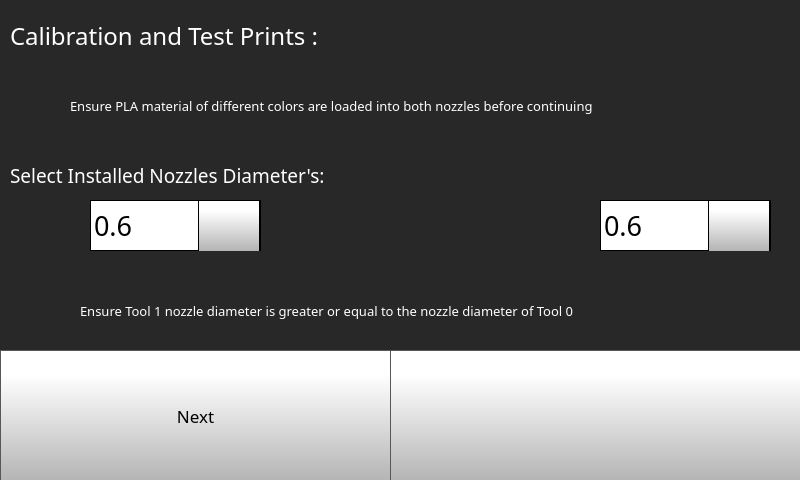
<?xml version="1.0" encoding="UTF-8"?>
<ui version="4.0">
 <class>Form</class>
 <widget class="QWidget" name="Form">
  <property name="geometry">
   <rect>
    <x>0</x>
    <y>0</y>
    <width>800</width>
    <height>480</height>
   </rect>
  </property>
  <property name="minimumSize">
   <size>
    <width>800</width>
    <height>480</height>
   </size>
  </property>
  <property name="maximumSize">
   <size>
    <width>800</width>
    <height>480</height>
   </size>
  </property>
  <property name="windowTitle">
   <string>Form</string>
  </property>
  <widget class="QStackedWidget" name="stackedWidget">
   <property name="geometry">
    <rect>
     <x>0</x>
     <y>0</y>
     <width>800</width>
     <height>480</height>
    </rect>
   </property>
   <property name="minimumSize">
    <size>
     <width>800</width>
     <height>480</height>
    </size>
   </property>
   <property name="maximumSize">
    <size>
     <width>800</width>
     <height>480</height>
    </size>
   </property>
   <property name="autoFillBackground">
    <bool>false</bool>
   </property>
   <property name="styleSheet">
    <string notr="true">
background-color: rgb(40, 40, 40);
</string>
   </property>
   <property name="currentIndex">
    <number>1</number>
   </property>
   <widget class="QWidget" name="testPrintPage2">
    <widget class="QPushButton" name="testPrintsCancelButton">
     <property name="geometry">
      <rect>
       <x>0</x>
       <y>410</y>
       <width>801</width>
       <height>71</height>
      </rect>
     </property>
     <property name="minimumSize">
      <size>
       <width>0</width>
       <height>0</height>
      </size>
     </property>
     <property name="font">
      <font>
       <family>Gotham Light</family>
       <pointsize>13</pointsize>
      </font>
     </property>
     <property name="styleSheet">
      <string notr="true">QPushButton {
     border: 1px solid rgb(87, 87, 87);
	background-color: qlineargradient(spread:pad, x1:0, y1:1, x2:0, y2:0.188, stop:0 rgba(180, 180, 180, 255), stop:1 rgba(255, 255, 255, 255));


}

QPushButton:pressed {
    background-color: qlineargradient(x1: 0, y1: 0, x2: 0, y2: 1,
                                      stop: 0 #dadbde, stop: 1 #f6f7fa);
}

QPushButton:flat {
    border: none; /* no border for a flat push button */
}

QPushButton:default {
    border-color: navy; /* make the default button prominent */
}</string>
     </property>
     <property name="text">
      <string>Cancel</string>
     </property>
     <property name="iconSize">
      <size>
       <width>50</width>
       <height>50</height>
      </size>
     </property>
     <property name="checkable">
      <bool>false</bool>
     </property>
     <property name="autoDefault">
      <bool>false</bool>
     </property>
     <property name="default">
      <bool>false</bool>
     </property>
     <property name="flat">
      <bool>false</bool>
     </property>
    </widget>
    <widget class="QLabel" name="tool0Label_30">
     <property name="geometry">
      <rect>
       <x>1</x>
       <y>21</y>
       <width>50</width>
       <height>50</height>
      </rect>
     </property>
     <property name="font">
      <font>
       <family>Gotham Medium</family>
       <pointsize>14</pointsize>
       <bold>false</bold>
       <underline>false</underline>
       <strikeout>false</strikeout>
      </font>
     </property>
     <property name="styleSheet">
      <string notr="true">
   color:  white;</string>
     </property>
     <property name="text">
      <string/>
     </property>
     <property name="pixmap">
      <pixmap resource="../../resources/resource.qrc">:/Icons/img/icons/exclamation-mark.png</pixmap>
     </property>
     <property name="scaledContents">
      <bool>true</bool>
     </property>
    </widget>
    <widget class="QPushButton" name="singleNozzlePrintButton">
     <property name="geometry">
      <rect>
       <x>0</x>
       <y>280</y>
       <width>801</width>
       <height>70</height>
      </rect>
     </property>
     <property name="minimumSize">
      <size>
       <width>0</width>
       <height>70</height>
      </size>
     </property>
     <property name="font">
      <font>
       <family>Gotham</family>
       <pointsize>13</pointsize>
      </font>
     </property>
     <property name="styleSheet">
      <string notr="true">QPushButton {
     border: 1px solid rgb(87, 87, 87);
	background-color: qlineargradient(spread:pad, x1:0, y1:1, x2:0, y2:0.188, stop:0 rgba(180, 180, 180, 255), stop:1 rgba(255, 255, 255, 255));


}

QPushButton:pressed {
    background-color: qlineargradient(x1: 0, y1: 0, x2: 0, y2: 1,
                                      stop: 0 #dadbde, stop: 1 #f6f7fa);
}

QPushButton:flat {
    border: none; /* no border for a flat push button */
}

QPushButton:default {
    border-color: navy; /* make the default button prominent */
}

QPushButton:focus {
	outline: none;
}</string>
     </property>
     <property name="text">
      <string>Single Nozzle Test Print</string>
     </property>
     <property name="iconSize">
      <size>
       <width>40</width>
       <height>40</height>
      </size>
     </property>
    </widget>
    <widget class="QPushButton" name="movementTestPrintButton">
     <property name="geometry">
      <rect>
       <x>0</x>
       <y>217</y>
       <width>801</width>
       <height>70</height>
      </rect>
     </property>
     <property name="minimumSize">
      <size>
       <width>0</width>
       <height>70</height>
      </size>
     </property>
     <property name="font">
      <font>
       <family>Gotham</family>
       <pointsize>13</pointsize>
      </font>
     </property>
     <property name="styleSheet">
      <string notr="true">QPushButton {
     border: 1px solid rgb(87, 87, 87);
	background-color: qlineargradient(spread:pad, x1:0, y1:1, x2:0, y2:0.188, stop:0 rgba(180, 180, 180, 255), stop:1 rgba(255, 255, 255, 255));


}

QPushButton:pressed {
    background-color: qlineargradient(x1: 0, y1: 0, x2: 0, y2: 1,
                                      stop: 0 #dadbde, stop: 1 #f6f7fa);
}

QPushButton:flat {
    border: none; /* no border for a flat push button */
}

QPushButton:default {
    border-color: navy; /* make the default button prominent */
}

QPushButton:focus {
	outline: none;
}</string>
     </property>
     <property name="text">
      <string>Movement Stress Test</string>
     </property>
     <property name="iconSize">
      <size>
       <width>40</width>
       <height>40</height>
      </size>
     </property>
    </widget>
    <widget class="QPushButton" name="dualCaliberationPrintButton">
     <property name="geometry">
      <rect>
       <x>1</x>
       <y>80</y>
       <width>801</width>
       <height>70</height>
      </rect>
     </property>
     <property name="minimumSize">
      <size>
       <width>0</width>
       <height>70</height>
      </size>
     </property>
     <property name="font">
      <font>
       <family>Gotham</family>
       <pointsize>13</pointsize>
      </font>
     </property>
     <property name="styleSheet">
      <string notr="true">QPushButton {
     border: 1px solid rgb(87, 87, 87);
	background-color: qlineargradient(spread:pad, x1:0, y1:1, x2:0, y2:0.188, stop:0 rgba(180, 180, 180, 255), stop:1 rgba(255, 255, 255, 255));


}

QPushButton:pressed {
    background-color: qlineargradient(x1: 0, y1: 0, x2: 0, y2: 1,
                                      stop: 0 #dadbde, stop: 1 #f6f7fa);
}

QPushButton:flat {
    border: none; /* no border for a flat push button */
}

QPushButton:default {
    border-color: navy; /* make the default button prominent */
}

QPushButton:focus {
	outline: none;
}</string>
     </property>
     <property name="text">
      <string>Dual Calibration Print</string>
     </property>
     <property name="iconSize">
      <size>
       <width>40</width>
       <height>40</height>
      </size>
     </property>
    </widget>
    <widget class="QLabel" name="calibrateLabel_2">
     <property name="geometry">
      <rect>
       <x>61</x>
       <y>-9</y>
       <width>731</width>
       <height>96</height>
      </rect>
     </property>
     <property name="font">
      <font>
       <family>Gotham</family>
       <pointsize>10</pointsize>
       <bold>false</bold>
      </font>
     </property>
     <property name="styleSheet">
      <string notr="true">color: rgb(255, 255, 255);</string>
     </property>
     <property name="text">
      <string>Ensure PLA material of different colors are loaded into both nozzles before continuing </string>
     </property>
     <property name="scaledContents">
      <bool>false</bool>
     </property>
     <property name="wordWrap">
      <bool>true</bool>
     </property>
    </widget>
    <widget class="QPushButton" name="dualNozzlePrintButton">
     <property name="geometry">
      <rect>
       <x>0</x>
       <y>343</y>
       <width>801</width>
       <height>70</height>
      </rect>
     </property>
     <property name="minimumSize">
      <size>
       <width>0</width>
       <height>70</height>
      </size>
     </property>
     <property name="font">
      <font>
       <family>Gotham</family>
       <pointsize>13</pointsize>
      </font>
     </property>
     <property name="styleSheet">
      <string notr="true">QPushButton {
     border: 1px solid rgb(87, 87, 87);
	background-color: qlineargradient(spread:pad, x1:0, y1:1, x2:0, y2:0.188, stop:0 rgba(180, 180, 180, 255), stop:1 rgba(255, 255, 255, 255));


}

QPushButton:pressed {
    background-color: qlineargradient(x1: 0, y1: 0, x2: 0, y2: 1,
                                      stop: 0 #dadbde, stop: 1 #f6f7fa);
}

QPushButton:flat {
    border: none; /* no border for a flat push button */
}

QPushButton:default {
    border-color: navy; /* make the default button prominent */
}

QPushButton:focus {
	outline: none;
}</string>
     </property>
     <property name="text">
      <string>Dual Nozzle Test Print</string>
     </property>
     <property name="iconSize">
      <size>
       <width>40</width>
       <height>40</height>
      </size>
     </property>
    </widget>
    <widget class="QPushButton" name="bedLevelPrintButton">
     <property name="geometry">
      <rect>
       <x>0</x>
       <y>148</y>
       <width>811</width>
       <height>70</height>
      </rect>
     </property>
     <property name="minimumSize">
      <size>
       <width>0</width>
       <height>70</height>
      </size>
     </property>
     <property name="font">
      <font>
       <family>Gotham</family>
       <pointsize>13</pointsize>
      </font>
     </property>
     <property name="styleSheet">
      <string notr="true">QPushButton {
     border: 1px solid rgb(87, 87, 87);
	background-color: qlineargradient(spread:pad, x1:0, y1:1, x2:0, y2:0.188, stop:0 rgba(180, 180, 180, 255), stop:1 rgba(255, 255, 255, 255));


}

QPushButton:pressed {
    background-color: qlineargradient(x1: 0, y1: 0, x2: 0, y2: 1,
                                      stop: 0 #dadbde, stop: 1 #f6f7fa);
}

QPushButton:flat {
    border: none; /* no border for a flat push button */
}

QPushButton:default {
    border-color: navy; /* make the default button prominent */
}

QPushButton:focus {
	outline: none;
}</string>
     </property>
     <property name="text">
      <string>Bed Leveling Print</string>
     </property>
     <property name="iconSize">
      <size>
       <width>40</width>
       <height>40</height>
      </size>
     </property>
    </widget>
   </widget>
   <widget class="QWidget" name="testPrintPage1">
    <widget class="QComboBox" name="testPrintsTool1SizeComboBox_6">
     <property name="geometry">
      <rect>
       <x>600</x>
       <y>200</y>
       <width>171</width>
       <height>51</height>
      </rect>
     </property>
     <property name="font">
      <font>
       <family>Gotham</family>
       <pointsize>20</pointsize>
      </font>
     </property>
     <property name="styleSheet">
      <string notr="true"> QScrollBar:vertical {
     border: 1px solid black;
border-radius: 5px;
    background-color: rgb(40,40,40);
     width: 60px;
     margin: 67px 0 67px 0;
 }

/* Sets up the color and height of handle */
QScrollBar::handle:vertical {
border-radius: 5px;
background: qlineargradient(spread:pad, x1:0, y1:1, x2:0, y2:0.188, stop:0 rgba(180, 180, 180, 255), stop:1 rgba(255, 255, 255, 255));
min-height: 7px;
}


QScrollBar::add-line:vertical {
     border: 1px solid black;
background: qlineargradient(spread:pad, x1:0, y1:1, x2:0, y2:0.188, stop:0 rgba(180, 180, 180, 255), stop:1 rgba(255, 255, 255, 255));
     height:65px;
border-radius: 5px;
     subcontrol-position: bottom;
     subcontrol-origin: margin;
 }

 QScrollBar::sub-line:vertical {
     border: 1px solid black;
background: qlineargradient(spread:pad, x1:0, y1:1, x2:0, y2:0.188, stop:0 rgba(180, 180, 180, 255), stop:1 rgba(255, 255, 255, 255));
     height: 65px;
border-radius: 5px;
     subcontrol-position: top;
     subcontrol-origin: margin;
 }

QScrollBar::up-arrow:vertical {
 image: url(:/Navigation/img/Navigation/arrows.png);
    width: 40px;
    height: 40px;
 padding: 5px;
 }
QScrollBar::down-arrow:vertical {
 image: url(:/Navigation/img/Navigation/arrows-5.png);
    width: 40px;
    height: 40px;
 padding: 5px;
 }

/* need this to get rid of crosshatching on scrollbar background */
QScrollBar::add-page:vertical, QScrollBar::sub-page:vertical {
background: none;
}

QComboBox {
border: 1px solid black;
    padding: 0px 18px 0px 3px;
    min-width: 6em;

}

QComboBox::item {
	color: rgb(0, 0, 0);
}

QComboBox:editable {
    background: white;
}

QComboBox:!editable, QComboBox::drop-down:editable {
background: white;
}

/* QComboBox gets the &quot;on&quot; state when the popup is open */
QComboBox:!editable:on, QComboBox::drop-down:editable:on {
background: white;
}


QComboBox::drop-down {
border-left: 1px solid black;
border-right: 1px solid black;
	background-color: qlineargradient(spread:pad, x1:0, y1:1, x2:0, y2:0.188, stop:0 rgba(180, 180, 180, 255), stop:1 rgba(255, 255, 255, 255));
    width: 60px;
     height: 50px;

}

QComboBox::down-arrow {

image: url(:/Navigation/img/Navigation/arrows-5.png);
width: 30px;
height: 30px;

}


QComboBox QAbstractItemView {
    selection-background-color: rgb(40, 40, 40);
    background: white;
}</string>
     </property>
     <property name="editable">
      <bool>false</bool>
     </property>
     <property name="maxVisibleItems">
      <number>8</number>
     </property>
     <property name="iconSize">
      <size>
       <width>30</width>
       <height>30</height>
      </size>
     </property>
     <item>
      <property name="text">
       <string>0.6</string>
      </property>
     </item>
     <item>
      <property name="text">
       <string>0.4</string>
      </property>
     </item>
     <item>
      <property name="text">
       <string>0.8</string>
      </property>
     </item>
    </widget>
    <widget class="QLabel" name="tool0Label_28">
     <property name="geometry">
      <rect>
       <x>31</x>
       <y>208</y>
       <width>50</width>
       <height>50</height>
      </rect>
     </property>
     <property name="font">
      <font>
       <family>Gotham Medium</family>
       <pointsize>14</pointsize>
       <bold>false</bold>
       <underline>false</underline>
       <strikeout>false</strikeout>
      </font>
     </property>
     <property name="styleSheet">
      <string notr="true">
   color:  white;
</string>
     </property>
     <property name="text">
      <string/>
     </property>
     <property name="pixmap">
      <pixmap resource="../../resources/resource.qrc">:/Icons/img/icons/Nozzle.png</pixmap>
     </property>
     <property name="scaledContents">
      <bool>true</bool>
     </property>
    </widget>
    <widget class="QLabel" name="tool0Label_29">
     <property name="geometry">
      <rect>
       <x>20</x>
       <y>290</y>
       <width>50</width>
       <height>50</height>
      </rect>
     </property>
     <property name="font">
      <font>
       <family>Gotham Medium</family>
       <pointsize>14</pointsize>
       <bold>false</bold>
       <underline>false</underline>
       <strikeout>false</strikeout>
      </font>
     </property>
     <property name="styleSheet">
      <string notr="true">
   color:  white;</string>
     </property>
     <property name="text">
      <string/>
     </property>
     <property name="pixmap">
      <pixmap resource="../../resources/resource.qrc">:/Icons/img/icons/exclamation-mark.png</pixmap>
     </property>
     <property name="scaledContents">
      <bool>true</bool>
     </property>
    </widget>
    <widget class="QLabel" name="calibrateLabel_57">
     <property name="geometry">
      <rect>
       <x>70</x>
       <y>75</y>
       <width>721</width>
       <height>61</height>
      </rect>
     </property>
     <property name="font">
      <font>
       <family>Gotham</family>
       <pointsize>10</pointsize>
       <bold>false</bold>
      </font>
     </property>
     <property name="styleSheet">
      <string notr="true">color: rgb(255, 255, 255);</string>
     </property>
     <property name="text">
      <string>Ensure PLA material of different colors are loaded into both nozzles before continuing </string>
     </property>
     <property name="scaledContents">
      <bool>false</bool>
     </property>
     <property name="wordWrap">
      <bool>true</bool>
     </property>
    </widget>
    <widget class="QLabel" name="calibrateLabel_36">
     <property name="geometry">
      <rect>
       <x>10</x>
       <y>20</y>
       <width>469</width>
       <height>31</height>
      </rect>
     </property>
     <property name="font">
      <font>
       <family>Gotham</family>
       <pointsize>18</pointsize>
       <bold>false</bold>
      </font>
     </property>
     <property name="styleSheet">
      <string notr="true">color: rgb(255, 255, 255);</string>
     </property>
     <property name="text">
      <string>Calibration and Test Prints :</string>
     </property>
    </widget>
    <widget class="QPushButton" name="testPrintsBackButton">
     <property name="geometry">
      <rect>
       <x>390</x>
       <y>350</y>
       <width>411</width>
       <height>131</height>
      </rect>
     </property>
     <property name="font">
      <font>
       <family>Gotham</family>
       <pointsize>13</pointsize>
      </font>
     </property>
     <property name="styleSheet">
      <string notr="true">QPushButton {
     border: 1px solid rgb(87, 87, 87);
	background-color: qlineargradient(spread:pad, x1:0, y1:1, x2:0, y2:0.188, stop:0 rgba(180, 180, 180, 255), stop:1 rgba(255, 255, 255, 255));


}

QPushButton:pressed {
    background-color: qlineargradient(x1: 0, y1: 0, x2: 0, y2: 1,
                                      stop: 0 #dadbde, stop: 1 #f6f7fa);
}

QPushButton:flat {
    border: none; /* no border for a flat push button */
}

QPushButton:default {
    border-color: navy; /* make the default button prominent */
}

QPushButton:focus {
	outline: none;
}</string>
     </property>
     <property name="text">
      <string/>
     </property>
     <property name="icon">
      <iconset resource="../../resources/resource.qrc">
       <normaloff>:/Navigation/img/Navigation/arrows-4.png</normaloff>:/Navigation/img/Navigation/arrows-4.png</iconset>
     </property>
     <property name="iconSize">
      <size>
       <width>70</width>
       <height>70</height>
      </size>
     </property>
    </widget>
    <widget class="QPushButton" name="testPrintsNextButton">
     <property name="geometry">
      <rect>
       <x>0</x>
       <y>350</y>
       <width>391</width>
       <height>131</height>
      </rect>
     </property>
     <property name="font">
      <font>
       <family>Gotham</family>
       <pointsize>13</pointsize>
      </font>
     </property>
     <property name="styleSheet">
      <string notr="true">QPushButton {
     border: 1px solid rgb(87, 87, 87);
	background-color: qlineargradient(spread:pad, x1:0, y1:1, x2:0, y2:0.188, stop:0 rgba(180, 180, 180, 255), stop:1 rgba(255, 255, 255, 255));


}

QPushButton:pressed {
    background-color: qlineargradient(x1: 0, y1: 0, x2: 0, y2: 1,
                                      stop: 0 #dadbde, stop: 1 #f6f7fa);
}

QPushButton:flat {
    border: none; /* no border for a flat push button */
}

QPushButton:default {
    border-color: navy; /* make the default button prominent */
}

QPushButton:focus {
	outline: none;
}</string>
     </property>
     <property name="text">
      <string>Next</string>
     </property>
     <property name="iconSize">
      <size>
       <width>40</width>
       <height>40</height>
      </size>
     </property>
    </widget>
    <widget class="QLabel" name="tool1Label_12">
     <property name="geometry">
      <rect>
       <x>530</x>
       <y>200</y>
       <width>50</width>
       <height>50</height>
      </rect>
     </property>
     <property name="font">
      <font>
       <family>Gotham Medium</family>
       <pointsize>14</pointsize>
       <bold>false</bold>
       <underline>false</underline>
       <strikeout>false</strikeout>
      </font>
     </property>
     <property name="styleSheet">
      <string notr="true">
   color:  white;</string>
     </property>
     <property name="text">
      <string/>
     </property>
     <property name="pixmap">
      <pixmap resource="../../resources/resource.qrc">:/Icons/img/icons/Nozzle.png</pixmap>
     </property>
     <property name="scaledContents">
      <bool>true</bool>
     </property>
    </widget>
    <widget class="QLabel" name="calibrateLabel_59">
     <property name="geometry">
      <rect>
       <x>80</x>
       <y>280</y>
       <width>711</width>
       <height>61</height>
      </rect>
     </property>
     <property name="font">
      <font>
       <family>Gotham</family>
       <pointsize>10</pointsize>
       <bold>false</bold>
      </font>
     </property>
     <property name="styleSheet">
      <string notr="true">color: rgb(255, 255, 255);</string>
     </property>
     <property name="text">
      <string>Ensure Tool 1 nozzle diameter is greater or equal to the nozzle diameter of Tool 0</string>
     </property>
     <property name="scaledContents">
      <bool>false</bool>
     </property>
     <property name="wordWrap">
      <bool>true</bool>
     </property>
    </widget>
    <widget class="QLabel" name="calibrateLabel_58">
     <property name="geometry">
      <rect>
       <x>10</x>
       <y>160</y>
       <width>465</width>
       <height>31</height>
      </rect>
     </property>
     <property name="font">
      <font>
       <family>Gotham</family>
       <pointsize>14</pointsize>
       <bold>false</bold>
      </font>
     </property>
     <property name="styleSheet">
      <string notr="true">color: rgb(255, 255, 255);</string>
     </property>
     <property name="text">
      <string>Select Installed Nozzles Diameter's:</string>
     </property>
    </widget>
    <widget class="QComboBox" name="testPrintsTool0SizeComboBox">
     <property name="geometry">
      <rect>
       <x>90</x>
       <y>200</y>
       <width>171</width>
       <height>51</height>
      </rect>
     </property>
     <property name="font">
      <font>
       <family>Gotham</family>
       <pointsize>20</pointsize>
      </font>
     </property>
     <property name="styleSheet">
      <string notr="true"> QScrollBar:vertical {
     border: 1px solid black;
border-radius: 5px;
    background-color: rgb(40,40,40);
     width: 60px;
     margin: 67px 0 67px 0;
 }

/* Sets up the color and height of handle */
QScrollBar::handle:vertical {
border-radius: 5px;
background: qlineargradient(spread:pad, x1:0, y1:1, x2:0, y2:0.188, stop:0 rgba(180, 180, 180, 255), stop:1 rgba(255, 255, 255, 255));
min-height: 7px;
}


QScrollBar::add-line:vertical {
     border: 1px solid black;
background: qlineargradient(spread:pad, x1:0, y1:1, x2:0, y2:0.188, stop:0 rgba(180, 180, 180, 255), stop:1 rgba(255, 255, 255, 255));
     height:65px;
border-radius: 5px;
     subcontrol-position: bottom;
     subcontrol-origin: margin;
 }

 QScrollBar::sub-line:vertical {
     border: 1px solid black;
background: qlineargradient(spread:pad, x1:0, y1:1, x2:0, y2:0.188, stop:0 rgba(180, 180, 180, 255), stop:1 rgba(255, 255, 255, 255));
     height: 65px;
border-radius: 5px;
     subcontrol-position: top;
     subcontrol-origin: margin;
 }

QScrollBar::up-arrow:vertical {
 image: url(:/Navigation/img/Navigation/arrows.png);
    width: 40px;
    height: 40px;
 padding: 5px;
 }
QScrollBar::down-arrow:vertical {
 image: url(:/Navigation/img/Navigation/arrows-5.png);
    width: 40px;
    height: 40px;
 padding: 5px;
 }

/* need this to get rid of crosshatching on scrollbar background */
QScrollBar::add-page:vertical, QScrollBar::sub-page:vertical {
background: none;
}

QComboBox {
border: 1px solid black;
    padding: 0px 18px 0px 3px;
    min-width: 6em;

}

QComboBox::item {
	color: rgb(0, 0, 0);
}

QComboBox:editable {
    background: white;
}

QComboBox:!editable, QComboBox::drop-down:editable {
background: white;
}

/* QComboBox gets the &quot;on&quot; state when the popup is open */
QComboBox:!editable:on, QComboBox::drop-down:editable:on {
background: white;
}


QComboBox::drop-down {
border-left: 1px solid black;
border-right: 1px solid black;
	background-color: qlineargradient(spread:pad, x1:0, y1:1, x2:0, y2:0.188, stop:0 rgba(180, 180, 180, 255), stop:1 rgba(255, 255, 255, 255));
    width: 60px;
     height: 50px;

}

QComboBox::down-arrow {

image: url(:/Navigation/img/Navigation/arrows-5.png);
width: 30px;
height: 30px;

}


QComboBox QAbstractItemView {
    selection-background-color: rgb(40, 40, 40);
    background: white;
}</string>
     </property>
     <property name="editable">
      <bool>false</bool>
     </property>
     <property name="maxVisibleItems">
      <number>8</number>
     </property>
     <property name="iconSize">
      <size>
       <width>30</width>
       <height>30</height>
      </size>
     </property>
     <item>
      <property name="text">
       <string>0.6</string>
      </property>
     </item>
     <item>
      <property name="text">
       <string>0.4</string>
      </property>
     </item>
     <item>
      <property name="text">
       <string>0.8</string>
      </property>
     </item>
    </widget>
    <widget class="QLabel" name="tool0Label_27">
     <property name="geometry">
      <rect>
       <x>10</x>
       <y>80</y>
       <width>50</width>
       <height>50</height>
      </rect>
     </property>
     <property name="font">
      <font>
       <family>Gotham Medium</family>
       <pointsize>14</pointsize>
       <bold>false</bold>
       <underline>false</underline>
       <strikeout>false</strikeout>
      </font>
     </property>
     <property name="styleSheet">
      <string notr="true">
   color:  white;</string>
     </property>
     <property name="text">
      <string/>
     </property>
     <property name="pixmap">
      <pixmap resource="../../resources/resource.qrc">:/Icons/img/icons/exclamation-mark.png</pixmap>
     </property>
     <property name="scaledContents">
      <bool>true</bool>
     </property>
    </widget>
   </widget>
  </widget>
 </widget>
 <resources>
  <include location="../../resources/resource.qrc"/>
  <include location="../../resources/resource.qrc"/>
 </resources>
 <connections/>
</ui>
